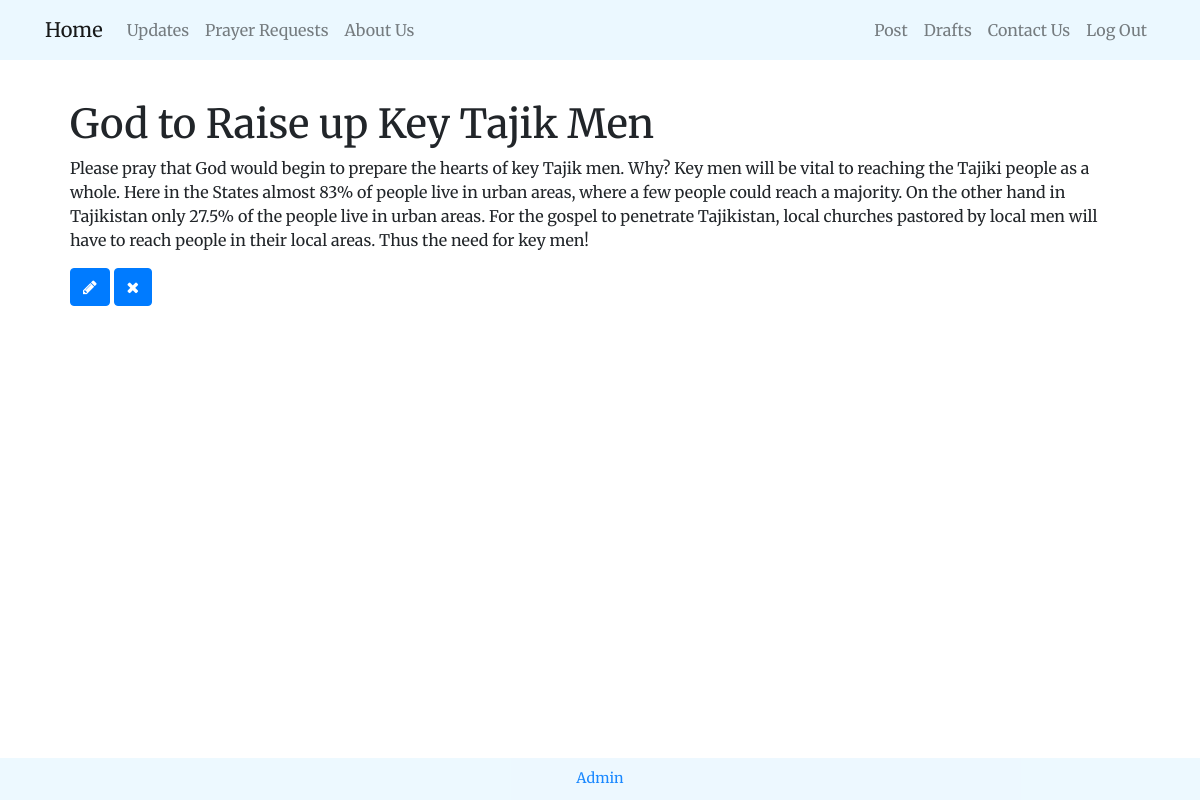
Screenshot of /prayers/prayer/26 (signed in) with the database file from the repository.
### prayers/models.py (models this page shows, shortened)
class Prayer(models.Model):
    title = models.CharField(max_length=200)
    content = models.TextField(max_length=500)
    date = models.DateTimeField(default=timezone.now)

### prayers/views.py (the view)
# urls.py: path('prayer/<int:pk>', views.PrayerDetailView.as_view(), name='prayer_detail'),
class PrayerDetailView(LoginRequiredMixin, DetailView):
    model = Prayer

### prayers/templates/prayers/prayer_detail.html
{% extends 'base.html'%}
{% block content%}
  <h1>{{prayer.title}}</h1>
  <p>{{prayer.content}}</p>
{% if user.is_superuser %}
  <a class="btn btn-primary" href="{% url 'prayers:prayer_edit' pk=prayer.pk%}"><span class="fa fa-pencil"></span></a>
  <a class="btn btn-primary" href="{% url 'prayers:prayer_remove' pk=prayer.pk%}"><span class="fa fa-remove"></span></a>
{% endif %}
{% endblock%}

### updates/static/css/master.css (style rules this page uses)
body { font-family: 'Merriweather', serif; }
.imagebackground { background-image: url('media/mountian.jpg'); background-position: top; background-size: cover; background-repeat: repeat-x; }

### rows the page displays
Prayer: title "God to Raise up Key Tajik Men", content "Please pray that God would begin to prepare the hearts of key Tajik men. Why? Key men will be vital to reaching the Tajiki people as a whole. Here in the States almost 83% of people live in urban areas, where a few people could reach a majority. On the other hand in Tajikistan only 27.5% of the people live in urban areas. For the gospel to penetrate Tajikistan, local churches pastored by local men will have to reach people in their local areas. Thus the need for key men!"
